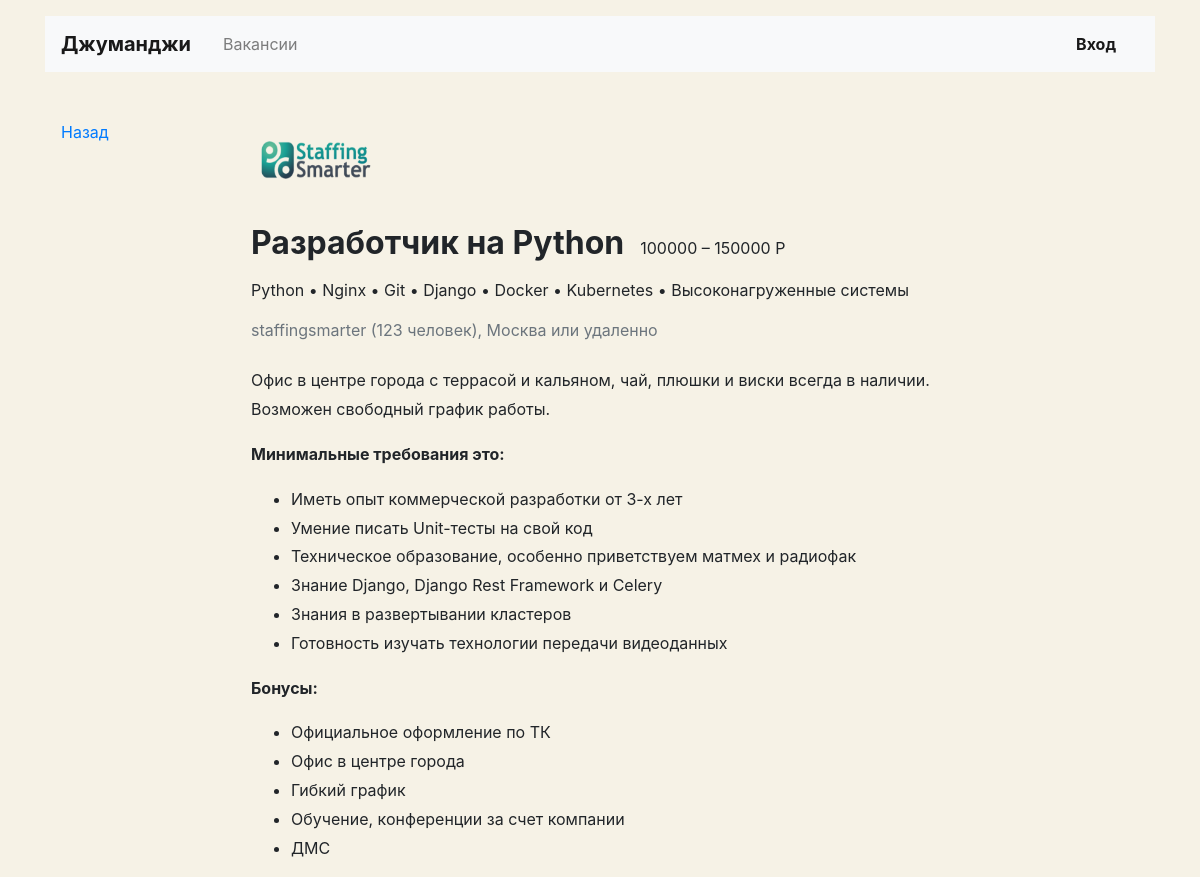
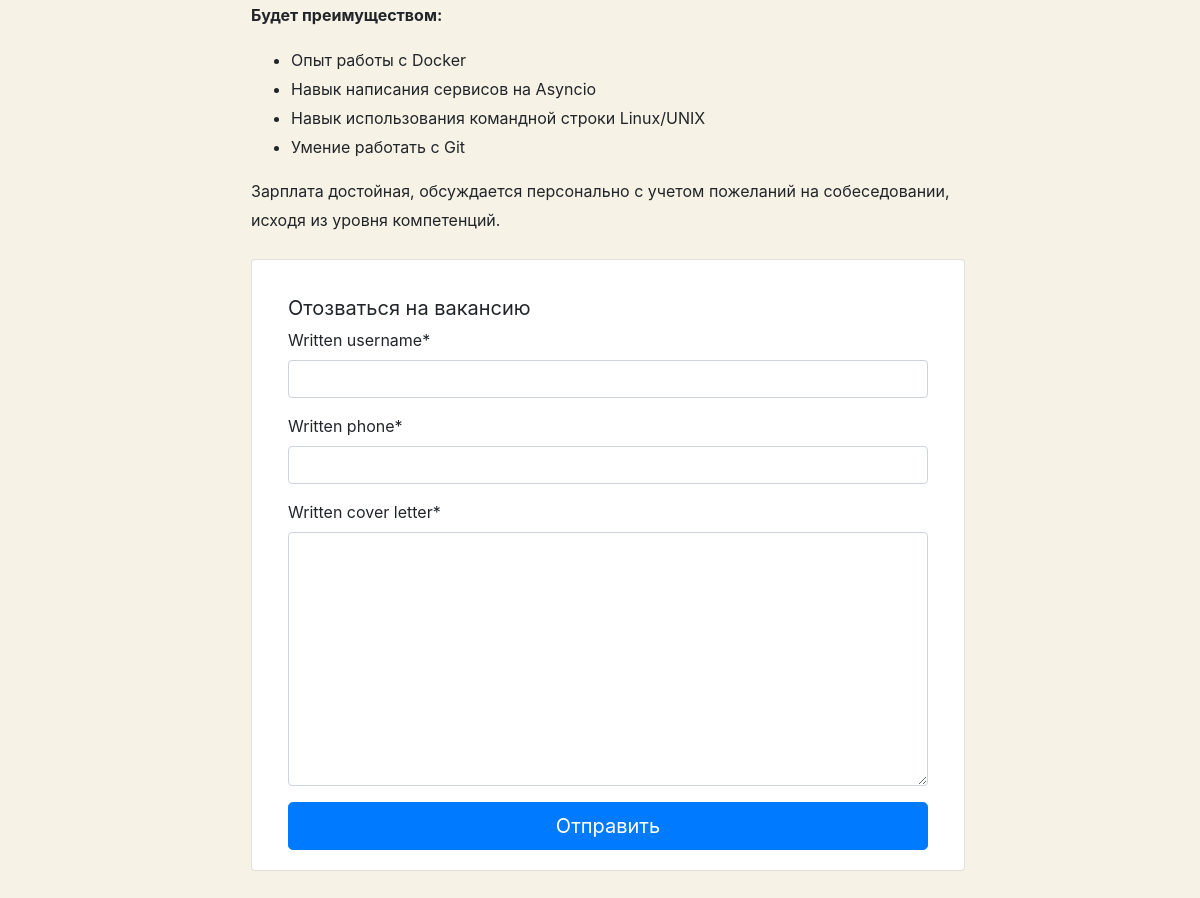
Screenshot of /vacancies/1 with the database file from the repository (2 pictures, top to bottom).
### jobs/models.py (models this page shows, shortened)
class Company(models.Model):
    name = models.CharField(max_length=120, unique=True)
    location = models.CharField(max_length=120)
    logo = models.ImageField(upload_to=MEDIA_COMPANY_IMAGE_DIR)
    description = models.TextField()
    employee_count = models.IntegerField()
    owner = models.OneToOneField(get_user_model(), on_delete=models.PROTECT,
                                 related_name='company')

class Vacancy(models.Model):
    title = models.CharField(max_length=120)
    specialty = models.ForeignKey(Specialty, on_delete=models.CASCADE, related_name="vacancies")
    company = models.ForeignKey(Company, on_delete=models.CASCADE, related_name="vacancies")
    skills = models.TextField()
    description = models.TextField()
    salary_min = models.IntegerField()
    salary_max = models.IntegerField()
    published_at = models.DateField(auto_now_add=True)

### jobs/views.py (the view, shortened to what this page needs)
# urls.py: path('vacancies/<int:vacancy_id>', VacancyView.as_view(), name='vacancy'),
class VacancyView(View):
    def get(self, request, vacancy_id):
        head_title = "Вакансия | "
        try:
            vacancy = Vacancy.objects.get(id=vacancy_id)
        except Vacancy.DoesNotExist:
            return HttpResponseNotFound('Ой, данная страница не найдена((')
        company = Company.objects.get(vacancies__id=vacancy_id)
        context = {
            "head_title": head_title,
            "vacancy": vacancy,
            "company": company,
            "form": ApplicationForm,
        }
        return render(request, 'vacancy.html', context=context)

### templates/vacancy.html (shortened to what this page needs)
{% extends 'base.html' %}
{% load crispy_forms_tags %}
{% block container %}
  <main class="container mt-3 pb-5">
    <div class="row mt-5">
      <div class="col-12 col-lg-2">
        <div class="pl-3 mb-5">
          <p><a href="{% url 'main' %}">Назад</a></p>
        </div>
      </div>
      <div class="col-12 col-lg-8">
        <section class="pl-3">
          <a href="{% url 'company' company.id %}"><img src="{{ company.logo }}" width="130" height="80" alt=""></a>
          <div class="d-flex align-items-baseline align-content-baseline">
            <h1 class="h2 mt-4 font-weight-bold" >{{ vacancy.title }}</h1>
            <p class="m-0 pl-3">{{ vacancy.salary_min }} – {{ vacancy.salary_max }} Р</p>
          </div>
          <p class="mt-2">{{ vacancy.skills }}</p>
          <p class="text-muted mb-4">{{ company.name }} ({{ company.employee_count }} человек), {{ company.location }} или удаленно</p>
          <div style="line-height: 1.8;">{{ vacancy.description|safe }}</div>
          <form class="card mt-4 mb-3" enctype="multipart/form-data" method="POST">
            <div class="card-body mx-3">
              <p class="h5 mt-3 font-weight-normal">Отозваться на вакансию</p>
                {{ form|crispy }}
              <button type="submit" class="btn btn-primary btn-lg btn-block">Отправить</button>
            </div>
          </form>
        </section>
      </div>
    </div>
  </main>
{% endblock %}

### templates/base.html (style rules this page uses)
body { background-color: #F6F2E6; }

### rows the page displays
Company: logo (picture), name "staffingsmarter", employee_count "123", location "Москва"
Vacancy: title "Разработчик на Python", salary_min "100000", salary_max "150000", skills "Python • Nginx • Git • Django • Docker • Kubernetes • Высоконагруженные системы", description "Офис в центре города с террасой и кальяном, чай, плюшки и виски всегда в наличии. Возможен свободный график работы. Минимальные требования это: Иметь опыт коммерческой разработки от 3-х лет Умение писать Unit-тесты на свой код Техническое образование, особенно приветствуем матмех и радиофак Знание Django, Django Rest Framework и Celery Знания в развертывании кластеров Готовность изучать технологии передачи видеоданных Бонусы: Официальное оформление по ТК Офис в центре города Гибкий график Обучение, конференции за счет компании ДМС Будет преимуществом: Опыт работы с Docker Навык написания сервисов на Asyncio Навык использования командной строки Linux/UNIX Умение работать с Git Зарплата…"
